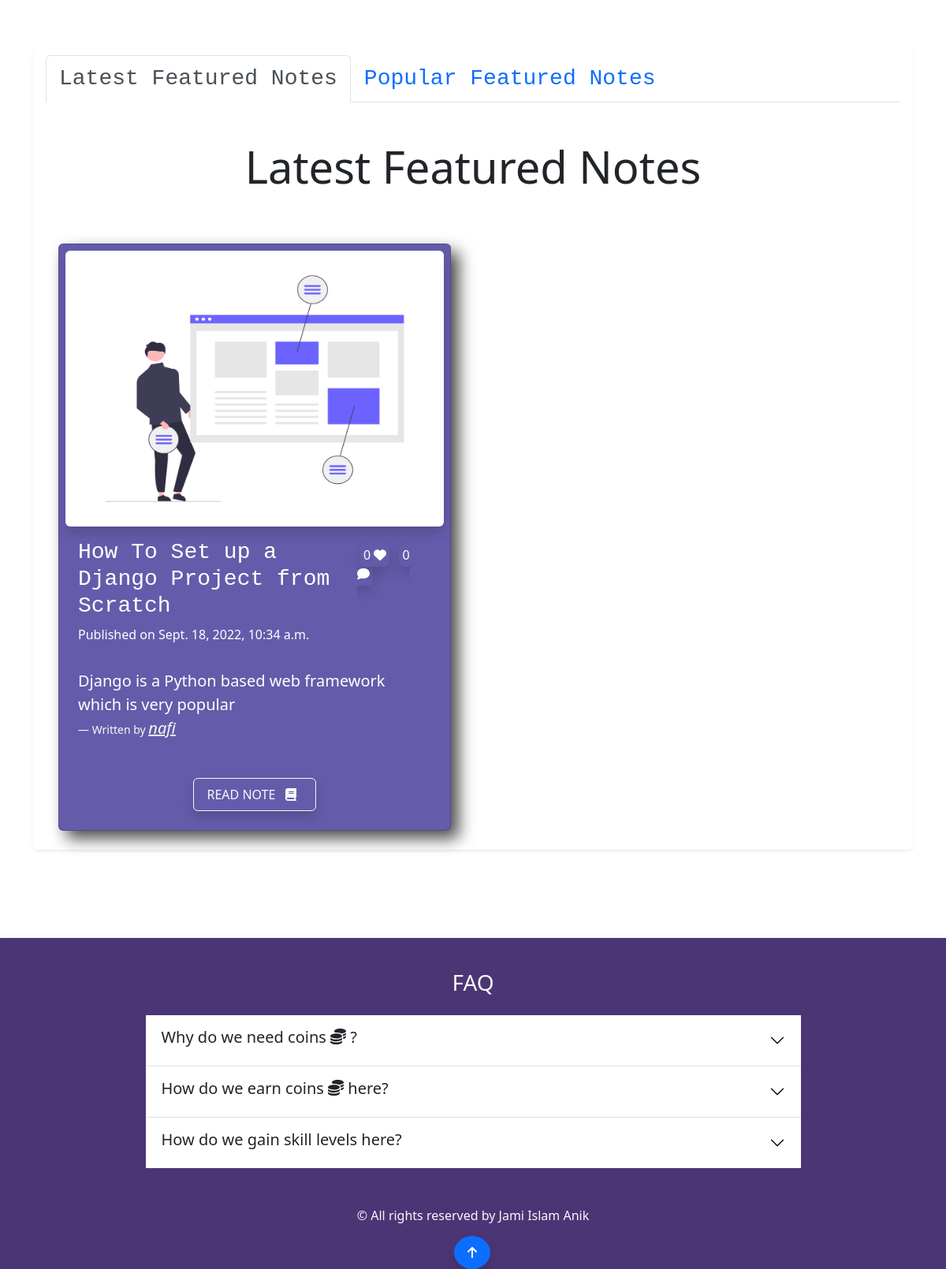
The app's page / (lower part), older data.
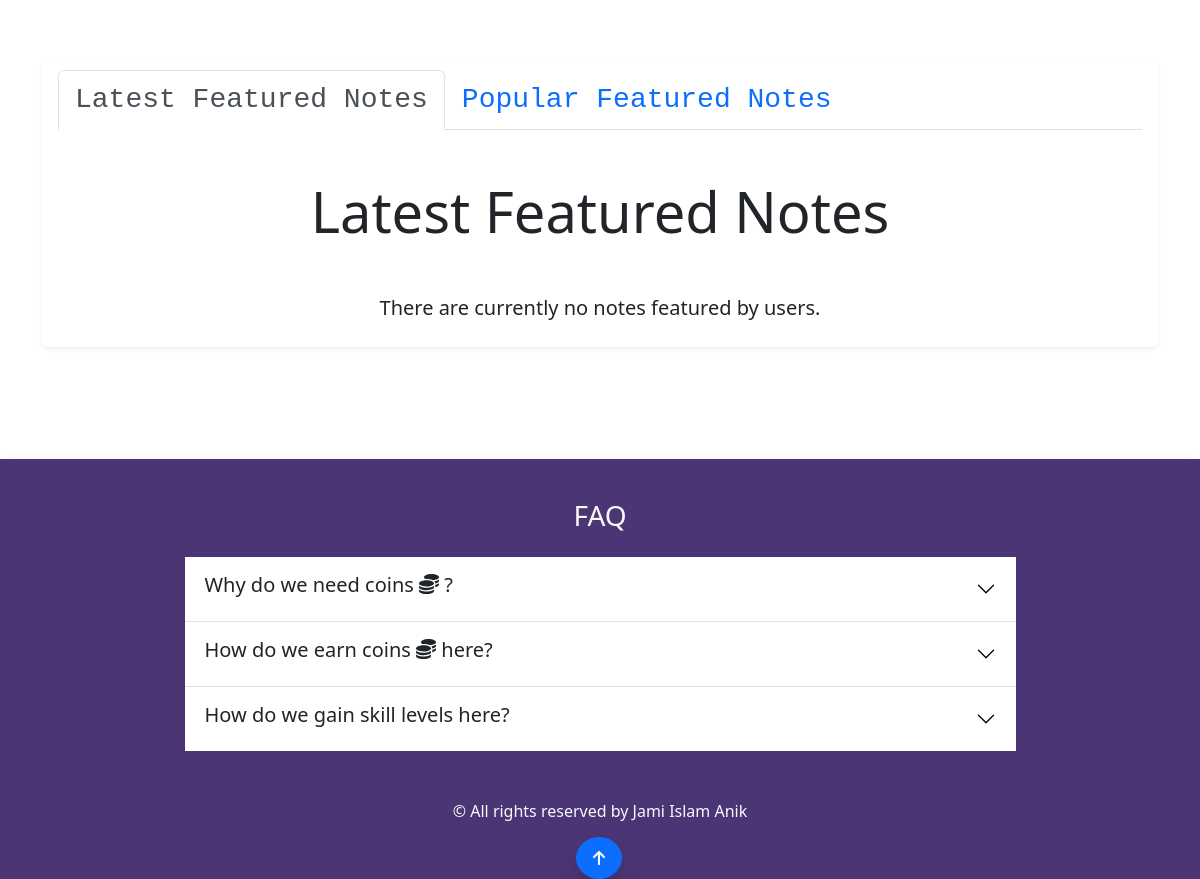
The same page, newer data.
### note/models.py (models this page shows)
class FeaturedNote(models.Model):
    note = models.OneToOneField(Note, on_delete=models.CASCADE)
    created_at = models.DateTimeField(auto_now_add=True)
    class Meta:
        ordering = ['-created_at']

class Note(models.Model):
    comment = GenericRelation(Comment)
    like = GenericRelation(Like)
    content_type = models.ForeignKey(ContentType, null=True, on_delete=models.SET_NULL)
    object_id = models.IntegerField()
    content_object = GenericForeignKey()
    owner = models.ForeignKey(Profile,on_delete=models.CASCADE)
    note_image = models.ImageField(null=True, blank =True, upload_to='keeptrack/images/')
    title = models.CharField(max_length=255)
    body = models.TextField()
    created_at = models.DateTimeField(auto_now_add=True)
    class Meta:
        ordering = ['-created_at']

### account/models.py (models this page shows, shortened)
class Profile(models.Model):
    user = models.OneToOneField(User,on_delete=models.CASCADE,null=True,blank=True)
    profile_image = models.ImageField(null=True,blank=True,upload_to='keeptrack/images/',default = 'keeptrack/default_images/default_profile_i2ejjp.png')
    username = models.CharField(max_length=255)
    first_name = models.CharField(max_length=255,null=True,blank=True)
    last_name = models.CharField(max_length=255,null=True,blank=True)
    bio = models.TextField(max_length=2000,blank=True,null=True)
    email = models.EmailField(max_length=255,blank=True,null=True)
    portfolio_site = models.URLField(max_length=500,blank=True,null=True)
    facebook = models.URLField(max_length=2000,blank=True,null=True)
    linkedin = models.URLField(max_length=2000,blank=True,null=True)
    youtube = models.URLField(max_length=2000,blank=True,null=True)
    coin = models.IntegerField(default=100,null=True,blank=True)
    def __str__(self):
        return self.username

### account/views.py (the view)
# urls.py: path('',views.home_page,name='home-page'),
def home_page(request):
    latest_queryset = FeaturedNote.objects.select_related('note').order_by('-created_at')[:31]
    popular_queryset = FeaturedNote.objects.select_related('note').annotate(like_count=Count('note__like')).order_by('-like_count')[:21]
    context = {
            'latest_queryset':list(latest_queryset),
            'popular_queryset':list(popular_queryset),
        }
    if request.method == "POST" and request.POST.get("action") == "logout":
        logout(request)
        messages.info(request,'You were successfully logged out!')
        return redirect('login-page')
    elif request.method == 'POST' and request.POST.get('action') == 'notification-delete':
        profile = request.user.profile
        for notification in profile.notification_set.all():
            notification.delete()
        return redirect('home-page')
    elif request.method == 'POST' and request.POST.get('searched'):
        searched_value = request.POST.get('searched')
        return redirect('search-page', searched_value = searched_value)
    return render(request,'account/home_page.html',context)

### account/templates/account/home_page.html (shortened to what this page needs)
{% extends 'base.html' %}
{% load static %}
{% block content %}
<div class="container">
  <div class="row py-5 py-md-2">
    <div class="col-5">
    </div>
  </div>
  <div class="my-2 py-2  px-3 shadow-sm rounded">
    <ul class="nav nav-tabs" role="tablist">
      <li class="nav-item" role="presentation">
        <button type="button" id="tabFade-1" class="nav-link active fs-3 font-monospace" data-bs-toggle="tab" data-bs-target="#tabFade-pane-1" role="tab" aria-controls="tabFade-pane-1" aria-selected="true">Latest Featured Notes</button>
      </li>
      <li class="nav-item" role="presentation">
        <button type="button" id="tabFade-2" class="nav-link fs-3 font-monospace" data-bs-toggle="tab" data-bs-target="#tabFade-pane-2" role="tab" aria-controls="tabFade-pane-2" aria-selected="false">Popular Featured Notes</button>
      </li>
    </ul>
    <div class="tab-content">
      <div id="tabFade-pane-1" class="tab-pane fade show active" role="tabpanel" aria-labelledby="tabFade-1">
        <h4 class="display-4 text-center my-5">Latest Featured Notes</h4>
        {% if latest_queryset %}
        <div class="row">
          {% for featured_note in latest_queryset %}
          <div class="col col-12 col-md-6">
            <div class="card p-2 mx-3 my-3" id="project-page-card">
              {% if featured_note.note.note_image %}
              <img src="{{ featured_note.note.note_image.url }}" class="img-fluid w-100 shadow rounded" id="note-image-h"
                alt="Note Image" />
              {% else %}
              <img src="{% static 'images/default_note.png' %}" class="img-fluid w-100 shadow rounded" id="note-image-h"
                alt="Note Image" />
              {% endif %}
              <div class="card-body text-white">
                <div class="row">
                  <h3 class="col col-12 col-md-9 card-title font-monospace">{{ featured_note.note.title }}</h3>
                  <div class="col col-12 col-md-3 pb-2 pt-0 pt-md-2">
                    <span class="p-1 mx-1 rounded shadow">{{ featured_note.note.like.count }} <i
                        class="fas fa-heart"></i></span>
                    <span class="p-1 mx-1 rounded shadow">{{ featured_note.note.comment.count }} <i
                        class="fas fa-comment"></i></span>
                  </div>
                </div>
                <p>Published on {{ featured_note.note.created_at }}</p>
                <figure class="py-1 py-md-3">
                  <blockquote class="blockquote">
                    <p class="lead">{{ featured_note.note.body|slice:"60" }}
                  </blockquote>
                  <figcaption class="blockquote-footer text-light">Written by
                    <a href="{% url 'account-page' featured_note.note.owner.username %}" class="fs-5 text-light"><cite title="Source Title">{{ featured_note.note.owner }}</cite></a>
                  </figcaption>
                </figure>
                <div class="text-center">
                  <a href="{% url 'single-note-page' featured_note.note.id %}"
                    class="btn btn-outline-light py-2 px-3 shadow">READ NOTE
                    <span><i class="fas fa-book px-2"></i></span>
                  </a>
                </div>
              </div>
            </div>
          </div>
          {% endfor %}
        </div>
        {% else %}
        <p class="lead text-center">There are currently no notes featured by users.</p>
        {% endif %}
      </div>
        </div>
    </div>
</div>
{% endblock %}

Row changes from the older to the newer data that the page shows:
removed FeaturedNote: note "How To Set up a Django Project from Scratch", note.like.count "0", note.comment.count "0", note.created_at "Sept. 18, 2022, 10:34 a.m.", note.body "Django is a Python based web framework which is very popular", note.owner "nafi"
Text that changed along with them:
text now shown: "There are currently no notes featured by users."
